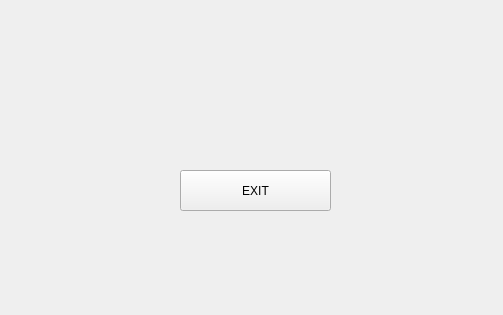
<?xml version="1.0" encoding="UTF-8"?>
<ui version="4.0">
 <class>T01_Widget</class>
 <widget class="QWidget" name="T01_Widget">
  <property name="geometry">
   <rect>
    <x>0</x>
    <y>0</y>
    <width>503</width>
    <height>315</height>
   </rect>
  </property>
  <property name="windowTitle">
   <string>T01_Widget</string>
  </property>
  <widget class="QPushButton" name="btnExit">
   <property name="geometry">
    <rect>
     <x>180</x>
     <y>170</y>
     <width>151</width>
     <height>41</height>
    </rect>
   </property>
   <property name="text">
    <string>EXIT</string>
   </property>
  </widget>
 </widget>
 <resources/>
 <connections>
  <connection>
   <sender>btnExit</sender>
   <signal>clicked()</signal>
   <receiver>T01_Widget</receiver>
   <slot>close()</slot>
   <hints>
    <hint type="sourcelabel">
     <x>255</x>
     <y>190</y>
    </hint>
    <hint type="destinationlabel">
     <x>251</x>
     <y>157</y>
    </hint>
   </hints>
  </connection>
 </connections>
</ui>
